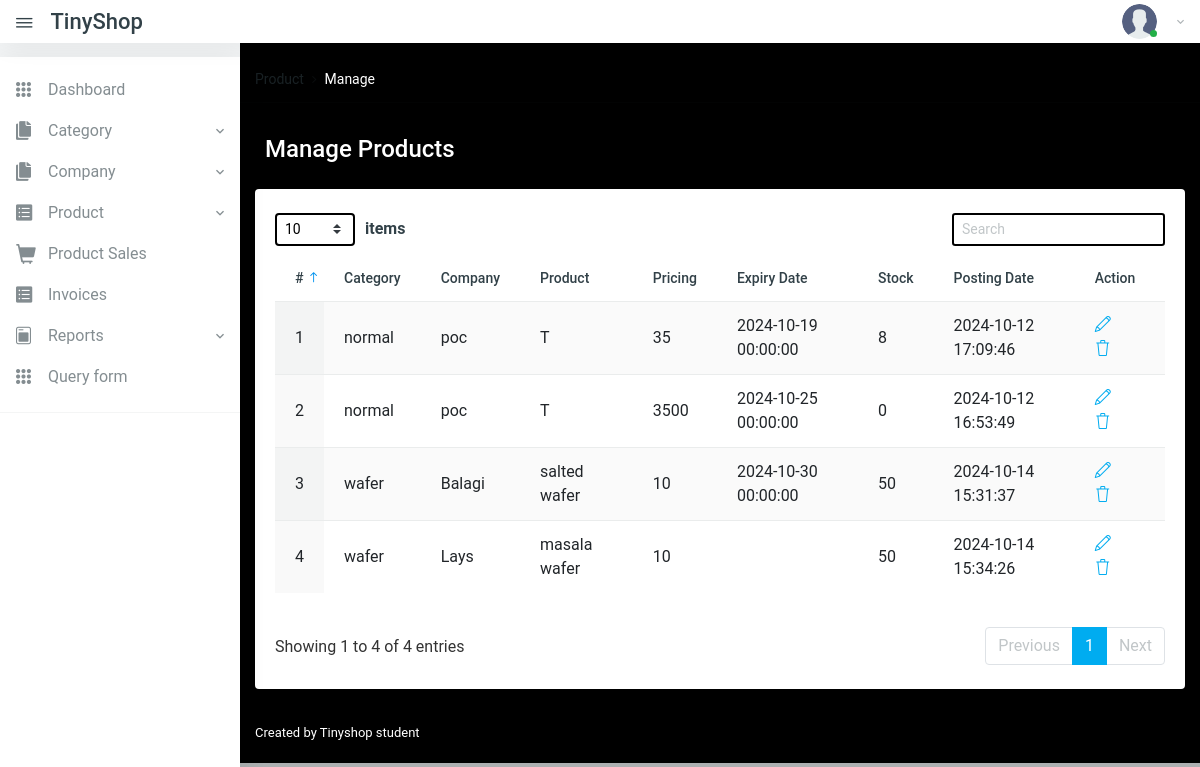
The app's page /manage-products.php (signed in) with its own data.
### tables this page shows
CREATE TABLE `products` (
  `id` int(11) NOT NULL,
  `userID` int(11) NOT NULL,
  `CategoryName` varchar(150) DEFAULT NULL,
  `SubCategoryName` varchar(255) DEFAULT NULL,
  `CompanyName` varchar(150) DEFAULT NULL,
  `ProductName` varchar(150) DEFAULT NULL,
  `ProductPrice` decimal(10,0) DEFAULT current_timestamp(),
  `ExpiryDate` datetime DEFAULT NULL,
  `Stock` int(11) DEFAULT NULL,
  `PostingDate` timestamp NOT NULL DEFAULT current_timestamp() ON UPDATE current_timestamp(),
  `UpdationDate` timestamp NULL DEFAULT NULL ON UPDATE current_timestamp()
);

### manage-products.php (the view, shortened to what this page needs)
<?php
include('includes/config.php');
if (strlen($_SESSION['aid'] == 0)) {
    header('location:logout.php');
} else {
?>
    <!DOCTYPE html>
    <html lang="en">
    <head>
        <link href="vendors/datatables.net-dt/css/jquery.dataTables.min.css" rel="stylesheet" type="text/css" />
        <link href="vendors/datatables.net-responsive-dt/css/responsive.dataTables.min.css" rel="stylesheet" type="text/css" />
        <link href="vendors/jquery-toggles/css/toggles.css" rel="stylesheet" type="text/css">
        <link href="vendors/jquery-toggles/css/themes/toggles-light.css" rel="stylesheet" type="text/css">
        <link href="dist/css/style.css" rel="stylesheet" type="text/css">
    </head>
    <body>
        <div class="hk-wrapper hk-vertical-nav">
            <?php include_once('includes/navbar.php');
            include_once('includes/sidebar.php');
            ?>
            <div class="hk-pg-wrapper" style="background: #000000;">
                <nav class="hk-breadcrumb" aria-label="breadcrumb">
                    <ol class="breadcrumb breadcrumb-light bg-transparent">
                        <li class="breadcrumb-item text-white"><a href="#">Product</a></li>
                        <li class="breadcrumb-item active text-white" aria-current="page">Manage</li>
                    </ol>
                </nav>
                <div class="container">
                    <div class="hk-pg-header">
                        <h4 class="hk-pg-title text-white"><span class="pg-title-icon"><span class="feather-icon"><i data-feather="database"></i></span></span>Manage Products</h4>
                    </div>
                    <div class="row">
                        <div class="col-xl-12">
                            <section class="hk-sec-wrapper">
                                <div class="row">
                                    <div class="col-sm">
                                        <div class="table-wrap">
                                            <table id="datable_1" class="table table-hover w-100 display pb-30">
                                                <thead>
                                                    <tr>
                                                        <th>#</th>
                                                        <th>Category</th>
                                                        <th>Company</th>
                                                        <th>Product</th>
                                                        <th>Pricing</th>
                                                        <th>Expiry Date</th>
                                                        <th>Stock</th>
                                                        <th>Posting Date</th>
                                                        <th>Action</th>
                                                    </tr>
                                                </thead>
                                                <tbody>
                                                    <form method="POST" action="test.php">
                                                        <?php
                                                        $userID = $_SESSION['aid'];
                                                        $rno = mt_rand(10000, 99999);
                                                        $query = mysqli_query($con, "select * from products where userID='$userID'");
                                                        $cnt = 1;
                                                        while ($row = mysqli_fetch_array($query)) {
                                                        ?>
                                                            <tr>
                                                                <td><?php echo $cnt; ?></td>
                                                                <td><?php echo $row['CategoryName']; ?></td>
                                                                <td><?php echo $row['CompanyName']; ?></td>
                                                                <td><?php echo $row['ProductName']; ?></td>
                                                                <td><?php echo $row['ProductPrice']; ?></td>
                                                                <td><?php echo $row['ExpiryDate']; ?></td>
                                                                <td><?php echo $row['Stock']; ?></td>
                                                                <td><?php echo $row['PostingDate']; ?></td>
                                                                <td>
                                                                    <a href="edit-product.php?pid=<?php echo base64_encode($row['id'] . $rno); ?>" class="mr-25" data-toggle="tooltip" data-original-title="Edit"> <i class="icon-pencil"></i></a>
                                                                    <a href="manage-products.php?del=<?php echo base64_encode($row['id'] . $rno); ?>" data-toggle="tooltip" data-original-title="Delete" onclick="return confirm('Do you really want to delete?');"> <i class="icon-trash txt-danger"></i> </a>
                                                                </td>
                                                            </tr>
                                                        <?php
                                                            $cnt++;
                                                        } ?>
                                                    </form>
                                                </tbody>
                                            </table>
                                        </div>
                                    </div>
                                </div>
                            </section>
                        </div>
                    </div>
                </div>
                <?php include_once('includes/footer.php'); ?>
            </div>
        </div>
    </body>
    </html>
<?php } ?>

### records on screen
products: CategoryName "normal", CompanyName "poc", ProductName "T", ProductPrice "35", ExpiryDate "2024-10-19 00:00:00", Stock "8", PostingDate "2024-10-12 17:09:46"
products: CategoryName "normal", CompanyName "poc", ProductName "T", ProductPrice "3500", ExpiryDate "2024-10-25 00:00:00", Stock "0", PostingDate "2024-10-12 16:53:49"
products: CategoryName "wafer", CompanyName "Balagi", ProductName "salted wafer", ProductPrice "10", ExpiryDate "2024-10-30 00:00:00", Stock "50", PostingDate "2024-10-14 15:31:37"
products: CategoryName "wafer", CompanyName "Lays", ProductName "masala wafer", ProductPrice "10", Stock "50", PostingDate "2024-10-14 15:34:26"
